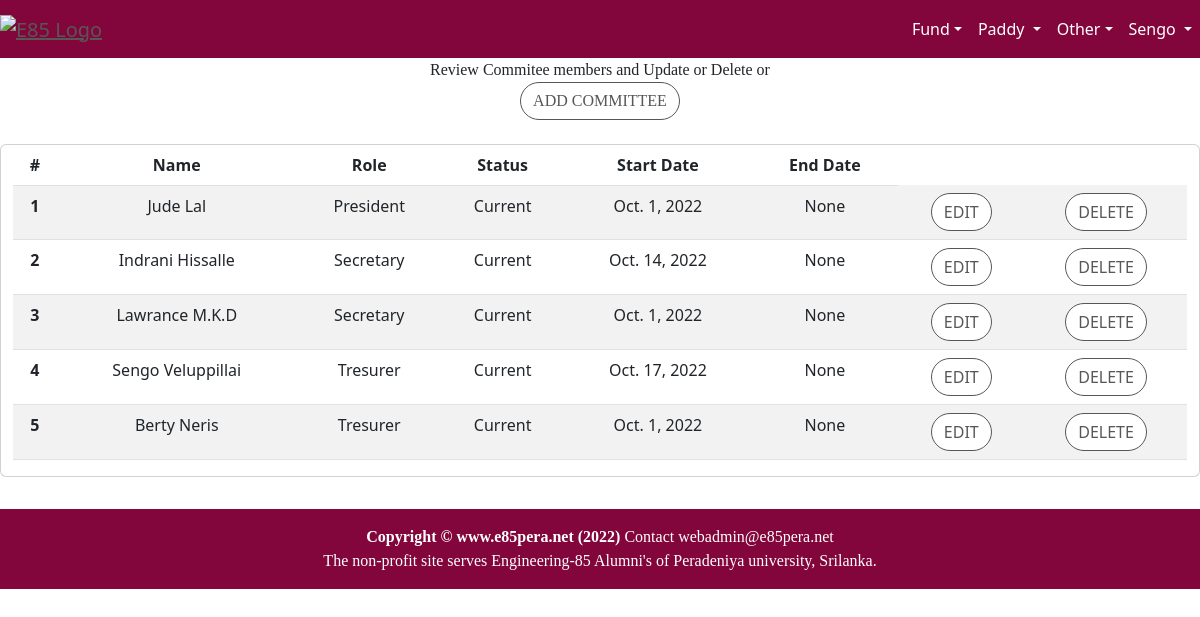
Screenshot of /accounts/committeeList7 (signed in) with the database file from the repository.
### accounts/models.py (models this page shows)
class Commitee(models.Model):
    CURRENT = 'Current'
    PAST    = 'Past'
    COMMITEE_STATUS = [
            (CURRENT,'Current'),
            (PAST,'Past'),
    ]
    project=models.ForeignKey(Project, on_delete=models.CASCADE)
    member=models.ForeignKey(User, related_name='commitee_member', on_delete=models.CASCADE)
    role = models.ForeignKey(Role, on_delete=models.CASCADE)
    status = models.CharField(max_length=7,choices=COMMITEE_STATUS,default=CURRENT)
    startDate = models.DateField(default=timezone.now)
    endDate = models.DateField(null=True, blank=True)
    updatedBy = models.ForeignKey(User,on_delete=models.PROTECT)
    updatedOn = models.DateTimeField(default=timezone.now)

class Role(models.Model):
    title = models.CharField(max_length=64, blank=False, help_text="name")
    priority = models.SmallIntegerField()
    def __str__(self):
        return "%s " % (self.title)

### accounts/views.py (the view)
# urls.py: re_path(r'committeeList(?P<pk>\d+)', committeeListView, name='committeeList'),
@login_required
def committeeListView(request,pk):
    if request.method == 'GET':
        committees = Commitee.objects.all().filter(project_id=pk).order_by('role__priority')
        project = Project.objects.get(id=pk)
        user = User.objects.get(id=request.user.id)
        userRole=project.getUserRole(user,'Commitee')
        return render(request = request,template_name = "committee_list.html",context={'committee_list':committees, 'project':project, 'userRole':userRole})

### accounts/models.py (called while the page is built)
    def getUserRole(self, user, table):
        member= User.objects.get(id=user.id)
        committee = Commitee.objects.all().filter(project_id=self.id).filter(member_id = member.id).first()
        if committee == None:
            return UserRole.VIEW
        role = RoleEdit.objects.all().filter(role_id=committee.role_id).filter(canEdit=table)
        if role.exists():
            return UserRole.EDIT
        return UserRole.VIEW

### accounts/templates/committee_list.html (shortened to what this page needs)
{% extends 'home/base.html' %}
{% block content %}
<div class="container-fluid">
    <div class="row text-center justify-content-center">
        {% if user.is_staff %}
        <p >Review Commitee members and Update or Delete or <br>
         <a href="{% url 'accounts:committeeAdd' project.id %}" class="btn btn-secondary btn-md">Add committee</a>
         </p>
        {% else %}
         <h3 >Committee Members of {{ project.name }} </h3>
        {% endif %}
        <div class="card mt-2 mb-2">
            <table class="table table-striped table-hover">
                <thead>
                    <tr>
                        <th scope="col">#</th>
                        <th scope="col">Name</th>
                        <th scope="col">Role</th>
                        <th scope="col">Status</th>
                        <th scope="col">Start Date</th>
                        <th scope="col">End Date</th>
                    </tr>
                </thead>
                <tbody>
                   {% for committee in committee_list %}
                    <tr>
                        <th scope=""row">{{forloop.counter}}</th>
                        <td>{{committee.member.first_name}} {{committee.member.last_name}}</td>
                        <td>{{committee.role}} </td>
                        <td>{{committee.status}} </td>
                        <td>{{committee.startDate}} </td>
                        <td>{{committee.endDate}} </td>
                        {% if user.is_staff  %}
                        <td><a href="{% url 'accounts:committeeUpd' committee.id %}" class="btn btn-danger btn-md">Edit</a></td>
                        <td>
                            <button type="button" class="btn btn-primary" data-bs-toggle="modal" onclick="confirmDeleteModal('{{committee.id}}')" id="deleteID">
                                Delete
                            </button>
                        </td>
                        {% endif %}
                    </tr>
                    {% endfor %}
                </tbody>
            </table>
        </div>
    </div>
 </div>
{% include 'home/footer.html' %}
{% endblock content %}

### home/templates/home/base.html (shortened to what this page needs)
<!DOCTYPE html>
<html lang="en">
<head>
    <link href="https://cdn.jsdelivr.net/npm/bootstrap@5.2.1/dist/css/bootstrap.min.css" rel="stylesheet">
    {% load static %}
    <link href="{% static 'css/home.css' %}" rel="stylesheet"/>
</head>
<body>
<div id="page-content-wrapper">
    <nav class="navbar navbar-expand-lg navbar-dark bg-red">
        <div class="navbar-brand">
            <a href="/"><img src="{% static 'images/e85pera_logo2.jpg' %}" alt="e85 Logo" width="100"></a>
        </div>
        <div class="collapse navbar-collapse" id="navbarSupportedContent">
            <ul class="navbar-nav ms-auto mb-2 mb-lg-0">
              <li class="nav-item">
                <div class="dropdown dropdown">
                    <a class="nav-link dropdown-toggle" data-bs-toggle="dropdown" href="#">Fund</a>
                </div>
              </li>
              <li class="nav-item">
                <div class="dropdown dropdown">
                    <a class="nav-link dropdown-toggle" data-bs-toggle="dropdown" href="#">
                      Paddy
                    </a>
                      {% if user.is_authenticated %}
                      </li>
                      {% endif %}
                  </ul>
                  </div>
              <li class="nav-item">
                <div class="dropdown">
                    <a class="nav-link dropdown-toggle" data-bs-toggle="dropdown" href="#">Other</a>
                </div>
              </li>
              <li class="nav-item">
                <div class="dropdown">
                    {% if user.is_authenticated %}
                        <a class="nav-link dropdown-toggle" data-bs-toggle="dropdown" href="#">{{user.first_name}}   </a>
                    {% else %}
                        <a class="nav-link dropdown-toggle" data-bs-toggle="dropdown" href="#">LogIn</a>
                        <ul class="dropdown-menu">
                        <li><a class="dropdown-item" href={% url 'accounts:login' %}>Log In</a></li>
                    </ul>
                        {% endif %}
                </div>
            </li>
        </div>
    <div id="wrapper">
        {% block content %}
        {% endblock %}
    </div>
</body>
</html>

### home/static/css/home.css (style rules this page uses)
body { overflow-x: hidden; }
h1, h2, h3, h4, h5, h6, p { font-family: 'Merriweather'; }
.card-header, a:link { text-transform: uppercase; font-weight: 200; color: #585656; }
.archive-link, a:link { text-transform:capitalize; text-align:left; font-weight:normal; color: #585656; }
#page-content-wrapper .btn { text-transform: uppercase; font-weight: 500; color: #585656; background-color: #fff; border-color: #585656; border-radius: 20px; transition: all 0.3s ease 0s; cursor: pointer; outline: none; }
#page-content-wrapper { min-width: 100vw; }
@media (min-width: 768px) { #page-content-wrapper { min-width: 0; width: 100%; } }
.navbar-dark { background:#82063B; }

### home/templates/home/base.html (style rules this page uses)
.bg-red { background:#82063B; }
.nav-link { color:white!important; }

### rows the page displays
Commitee: member.first_name "Jude", member.last_name "Lal", role "President", status "Current", startDate "Oct. 1, 2022", endDate "None"
Commitee: member.first_name "Indrani", member.last_name "Hissalle", role "Secretary", status "Current", startDate "Oct. 14, 2022", endDate "None"
Commitee: member.first_name "Lawrance", member.last_name "M.K.D", role "Secretary", status "Current", startDate "Oct. 1, 2022", endDate "None"
Commitee: member.first_name "Sengo", member.last_name "Veluppillai", role "Tresurer", status "Current", startDate "Oct. 17, 2022", endDate "None"
Commitee: member.first_name "Berty", member.last_name "Neris", role "Tresurer", status "Current", startDate "Oct. 1, 2022", endDate "None"

### other values shown
{{ user.first_name }} "Sengo"
